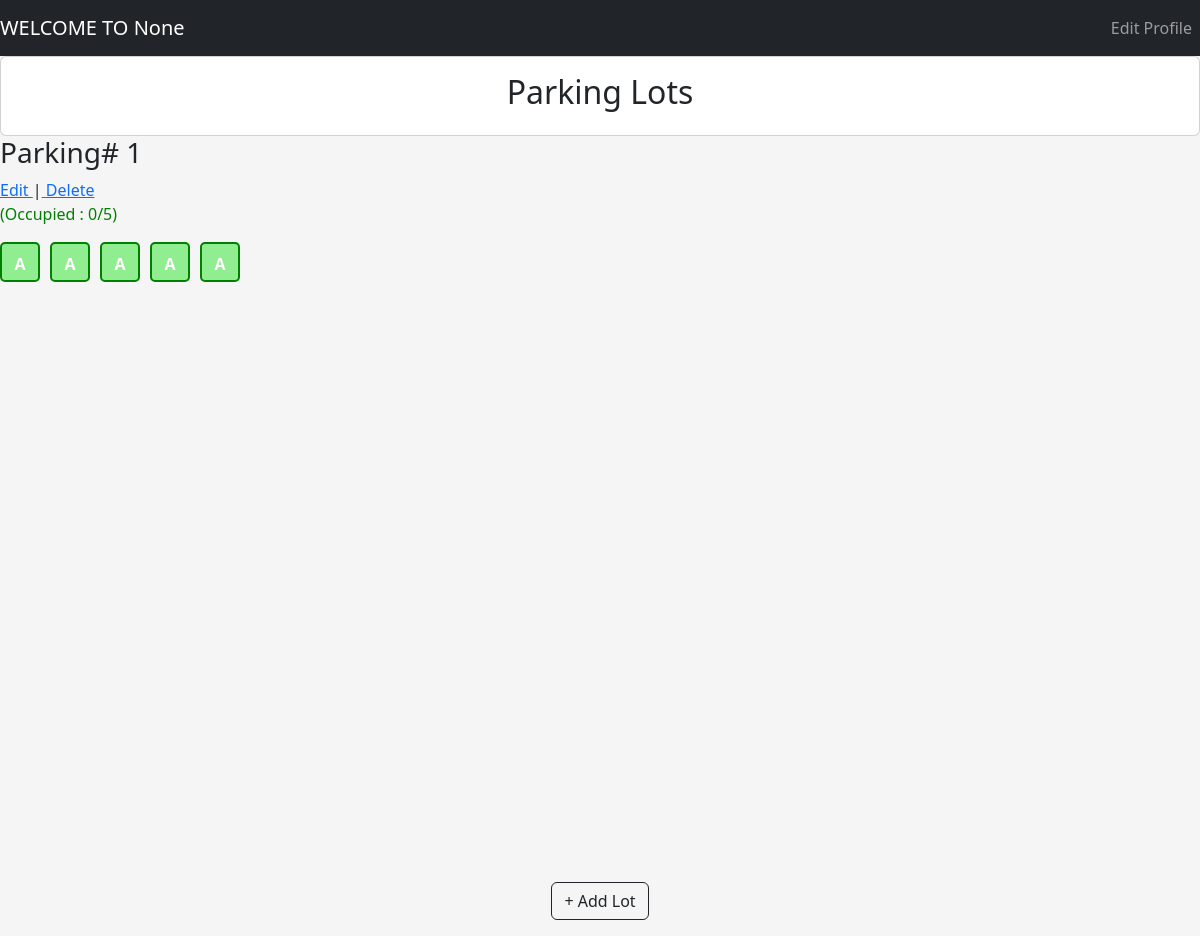
Before: /admin/dashboard with the older database file.
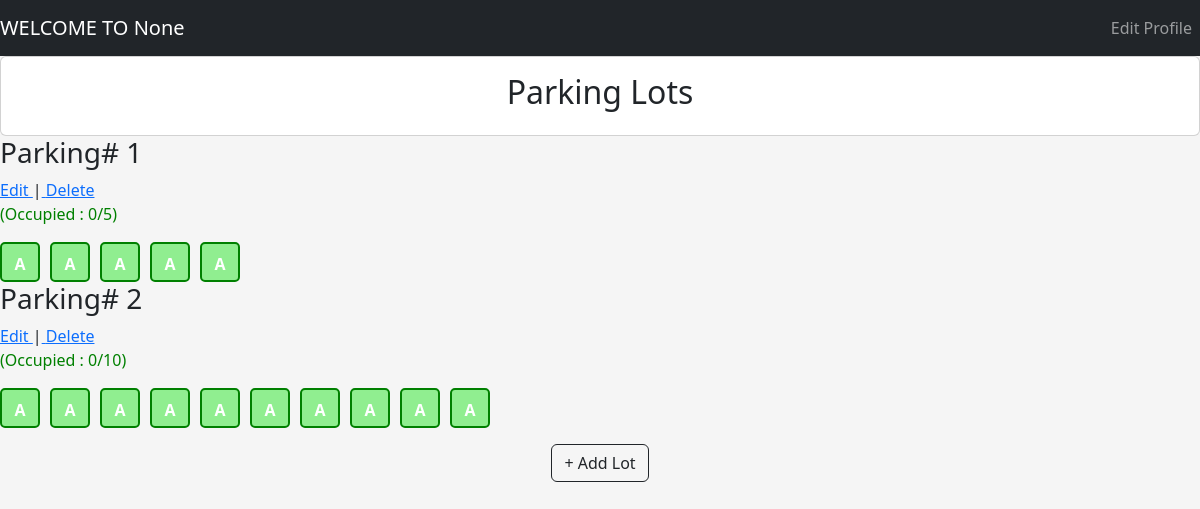
After: the same page with the newer database file.
### tables this page shows
CREATE TABLE PARKINGLOT (
            id INTEGER PRIMARY KEY AUTOINCREMENT,
            prime_location_name TEXT NOT NULL,
            address TEXT NOT NULL,
            pincode TEXT NOT NULL,
            price INTEGER NOT NULL,
            maximum_number_of_spots INTEGER NOT NULL
        );

CREATE TABLE PARKINGSPOTS (
        id INTEGER PRIMARY KEY AUTOINCREMENT,
        lot_id INTEGER NOT NULL,
        status TEXT CHECK(status IN ('O', 'A')) NOT NULL DEFAULT 'A',
        spot_number INTEGER,  -- Optional: to identify spot within a lot
        FOREIGN KEY (lot_id) REFERENCES PARKINGLOT(id) ON DELETE CASCADE
        );

### controllers/admin_controller.py (the view)
@admin.route("/admin/dashboard", methods = ['GET','POST'])
def dashboard():
    def getOccupiedValue(spots):
        occupied = 0
        for s in spots:
            if s[2] == 'O': #Getting status
                occupied = occupied+1
        return occupied
    lots = get_all_parking_lots()
    print(lots)
    all_parking_lots = []
    for lot in lots:
        lot_id = lot[0]
        spots = get_all_parking_spots(lot_id)
        total = len(spots)
        occupied = getOccupiedValue(spots)
        available = total - occupied
        all_parking_lots.append({
            "lot": lot,
            "spots": spots,
            "total": total,
            "occupied": occupied,
            "available": available
        })
    print(all_parking_lots)
    return render_template("dashboard/admin_dashboard.html", lots_data = all_parking_lots)

### models/parking_lot.py (called while the page is built)
def get_all_parking_lots():
    connection = sqlite3.connect(DATABASE_PARKING)
    cur = connection.cursor()
    cur.execute(''' Select * from PARKINGLOT ''')
    lots = cur.fetchall()
    connection.commit()
    connection.close()
    return lots

def get_all_parking_spots(lot_id):
    connection = sqlite3.connect(DATABASE_PARKING)
    cur = connection.cursor()
    cur.execute('''
                    Select * from PARKINGSPOTS where lot_id = (?)
                ''', (lot_id,))
    spots = cur.fetchall()
    connection.commit()
    connection.close()
    return spots

### templates/dashboard/admin_dashboard.html
{% extends "navbar.html" %}
{% block content %}
<div style="align-items: center;" class="card">
  <div class="card-body">
    <h2 >Parking Lots</h2>
  </div>
</div>
<div class="d-flex flex-column min-vh-100" style="margin-left: 100;">
  {%for lot in lots_data%}
  <div class="parking_lot card-body" >
    <h3>Parking# {{ lot.lot[0] }}</h3>
      <a href="#"> Edit </a> |<a href="#"> Delete </a>
      <p style="color: green;">(Occupied : {{ lot.occupied }}/{{ lot.total }})</p>
      <div class="spot">
        {% for spot in lot.spots %}
          {% if spot[2] == 'O' %}
            <div class="Occupied">{{spot[2]}}</div>
          {% else %}
            <div class="available">{{spot[2]}}</div>
          {% endif %}
        {% endfor %}
      </div>
    {% endfor %}
  </div>
  <div class="mt-auto p-3 text-center">
    <button type="button" class="btn btn-outline-dark" onclick="window.location.href='/admin/addlot'">
  + Add Lot
</button>
  </div>
</div>
{% endblock %}

### templates/navbar.html (shortened to what this page needs)
<!DOCTYPE html>
<html lang="en">
  <head>
    <link href="https://cdn.jsdelivr.net/npm/bootstrap@5.3.0/dist/css/bootstrap.min.css" rel="stylesheet">
    <link rel="stylesheet" href="{{ url_for('static', filename='css/style.css') }}">
</head>
<body>
  <nav class="navbar navbar-expand-lg navbar-dark bg-dark">
  <a class="navbar-brand" href="#">
    WELCOME TO
    {{ session.get('name') }}</a>
  <div
  style= "justify-content: right;"
  class="collapse navbar-collapse" id="navbarSupportedContent">
    <ul class="navbar-nav mr-auto">
      <li class="nav-item active">
        <a class="nav-link" href="#">Edit Profile</a>
      </li>
    </ul>
  </div>
</nav>
  {% block content %} {% endblock %}
</body>
</html>

### static/css/style.css (style rules this page uses)
body { background-color: #f5f5f5; }
.spot { display: flex; flex-wrap: wrap; gap: 10px; margin-top: 10px; }
.Occupied, .available { width: 40px; height: 40px; text-align: center; line-height: 40px; border-radius: 5px; font-weight: bold; color: white; }
.available { background-color: lightgreen; border: 2px solid green; }

Changed rows visible on the page:
added PARKINGLOT: id "2"
added PARKINGSPOTS: status "A", shown under "2"
added PARKINGSPOTS: status "A", shown under "2"
added PARKINGSPOTS: status "A", shown under "2"
added PARKINGSPOTS: status "A", shown under "2"
added PARKINGSPOTS: status "A", shown under "2"
added PARKINGSPOTS: status "A", shown under "2"
added PARKINGSPOTS: status "A", shown under "2"
added PARKINGSPOTS: status "A", shown under "2"
added PARKINGSPOTS: status "A", shown under "2"
added PARKINGSPOTS: status "A", shown under "2"
Other visible differences:
new list line: "Parking# Edit | Delete (Occupied : 0 / 10 )"
